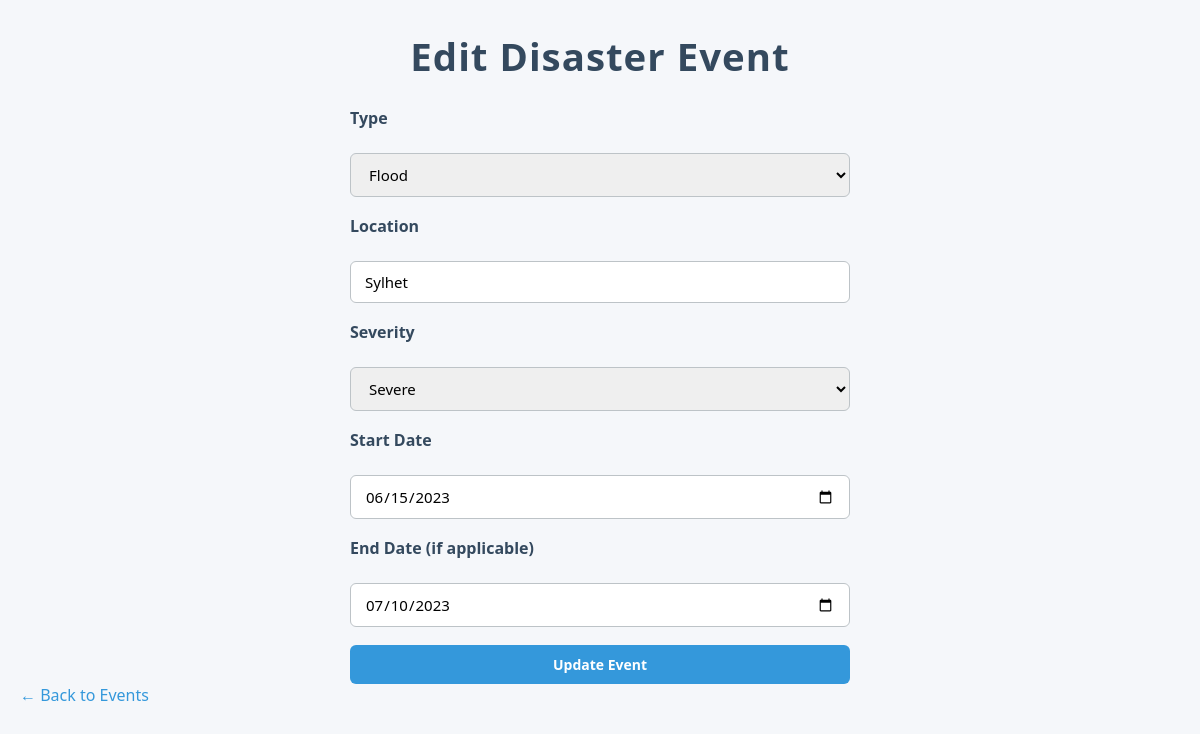
/edit_event.php?id=1, run on the app's committed database.
### tables this page shows
CREATE TABLE Disaster_Events (
    event_id INT AUTO_INCREMENT PRIMARY KEY,
    type VARCHAR(50) NOT NULL,
    location VARCHAR(100) NOT NULL,
    severity VARCHAR(20) NOT NULL,
    start_date DATE NOT NULL,
    end_date DATE
);

### edit_event.php (the view, shortened to what this page needs)
<?php
include 'db_connect.php';
$id = isset($_GET['id']) ? intval($_GET['id']) : 0;
$result = $conn->query("SELECT * FROM Disaster_Events WHERE event_id = $id LIMIT 1");
$event = $result->fetch_assoc();
?>
<!DOCTYPE html>
<html>
<head>
    <link rel="stylesheet" href="css/style.css">
</head>
<body>
    <h1>Edit Disaster Event</h1>
    <form action="update_event.php" method="POST" class="form">
        <label>Type</label>
        <select name="type" required>
            <option value="Flood" <?= $event['type']=='Flood'?'selected':'' ?>>Flood</option>
        </select>
        <label>Location</label>
        <input type="text" name="location" value="<?= $event['location'] ?>" required>
        <label>Severity</label>
        <select name="severity" required>
            <option value="Severe" <?= $event['severity']=='Severe'?'selected':'' ?>>Severe</option>
        </select>
        <label>Start Date</label>
        <input type="date" name="start_date" value="<?= $event['start_date'] ?>" required>
        <label>End Date (if applicable)</label>
        <input type="date" name="end_date" value="<?= $event['end_date'] ?>">
        <button type="submit" class="btn">Update Event</button>
    </form>
    <p><a href="index.php">← Back to Events</a></p>
</body>
</html>

### style.css (style rules this page uses)
* { margin: 0; padding: 0; box-sizing: border-box; font-family: 'Segoe UI', Tahoma, Geneva, Verdana, sans-serif; }
body { background-color: #f5f7fa; color: #2c3e50; padding: 30px 20px; min-height: 100vh; }
h1 { font-size: 2.4rem; margin-bottom: 25px; color: #34495e; text-align: center; letter-spacing: 1px; }
.btn { display: inline-block; background-color: #3498db; color: #fff; padding: 10px 18px; border-radius: 6px; text-decoration: none; font-weight: 600; transition: background-color 0.3s ease; cursor: pointer; border: none; font-size: 14px; user-select: none; }
form.form { max-width: 500px; margin: 0 auto; display: flex; flex-direction: column; gap: 18px; }
form.form label { font-weight: 600; margin-bottom: 6px; color: #34495e; }
form.form input, form.form textarea, form.form select { padding: 10px 14px; border: 1.5px solid #bdc3c7; border-radius: 6px; font-size: 15px; transition: border-color 0.3s ease; }
a { color: #3498db; text-decoration: none; transition: color 0.3s ease; }

### data on the page
disaster_events: type "Flood", location "Sylhet", severity "Severe", start_date "06/15/2023", end_date "07/10/2023"
